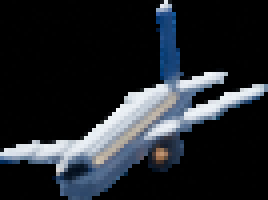
#> input picture art/loading-screen/assets/fx/crash/plane_000.png, 67 x 50 px (shown 4 times larger)
$ python -i crash_track.py   (imports and definitions only)
#> lines starting #> are read from the running program, lines starting #| are printed output that depends on the picture
"""Chute de l'avion, en 3D : trajectoire image par image et modèle voxel de l'appareil intact.

L'avion arrive de loin dans l'axe de l'épave de la bannière, accroche la crête en feu,
perd un bout d'aile, puis se pose sur le ventre et glisse jusqu'à sa position finale.

Sorties :
    <cache>/crash_plane.npz    quads locaux du corps et du bout d'aile
    assets/fx/crash/track.json poses, foyers, chocs et débris, partagés avec Blender et compose.py

Usage : python crash_track.py [--check]   (--check trace la trajectoire sur l'image de la scène)
"""
import argparse
import json
import math
from pathlib import Path

import numpy as np
from PIL import Image, ImageDraw
from scipy.interpolate import CubicSpline
from scipy.ndimage import gaussian_filter1d

from common import ASSETS, CACHE, OUT_H, OUT_W, PLATE_H, PLATE_W, Camera, hex_rgb, srgb_to_linear

FPS = 60
START = 0.6     # l'avion apparaît pendant l'ouverture depuis le noir
IMPACT = 4.4    # image où l'épave définitive remplace l'avion, sous l'éclair du choc
CREST_T = 3.32  # il accroche les arbres de la crête
TOUCH_T = 3.92  # le ventre touche le sol
WRECK_Y = 41
# [1 line that did not run here, left out]


def on_plane(camera, sx, sy, level):
    d = camera.rays(np.array([sx + OX]), np.array([sy + OY]))[0]
    return camera.pos + d * (level - camera.pos[1]) / d[1]


# [98 lines left out: functions wreck_axis, build_plane, not called in this run]


def ease(a, b, x):
    t = np.clip((x - a) / (b - a), 0, 1)
    return t * t * (3 - 2 * t)


# [101 lines left out: functions build_track, tip_flight, not called in this run]


def crop_sprites(source):
    """Découpe chaque image Blender à son contenu : compose.py n'a plus qu'à la poser."""
    out = ASSETS / "fx/crash"
    offsets = {}
    for path in sorted(Path(source).glob("plane_*.png")):
        image = Image.open(path).convert("RGBA")
        box = image.getchannel("A").getbbox()
        if box is None:
            continue
        image.crop(box).save(out / path.name, compress_level=6)
        offsets[str(int(path.stem.split("_")[1]))] = [box[0], box[1]]
    (out / "sprites.json").write_text(json.dumps(offsets), encoding="utf-8")
    print("sprites", len(offsets))


# [69 lines left out: function main, not called in this run]


# [2 lines not run here, left out]

>>> import cv2
>>> picture = cv2.imread('../assets/fx/crash/plane_000.png', cv2.IMREAD_GRAYSCALE)
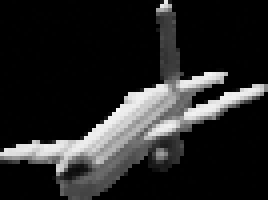
#> picture: shape (50, 67) (shown 4 times larger); min 0, max 248, mean 36.6
#> (the run stopped early here; a loop or call above may not have finished)

$ run again, on art/loading-screen/assets/fx/crash/plane_022.png
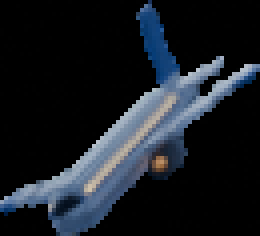
#> input picture art/loading-screen/assets/fx/crash/plane_022.png, 65 x 59 px (shown 4 times larger)
#> `picture = cv2.imread('../assets/fx/crash/plane_000.png', cv2.IMREAD_GR..`:
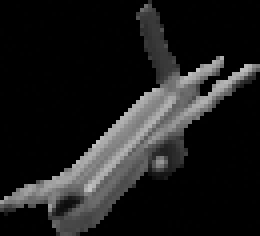
#> picture: shape (59, 65) (shown 4 times larger); min 0, max 194, mean 28.4
